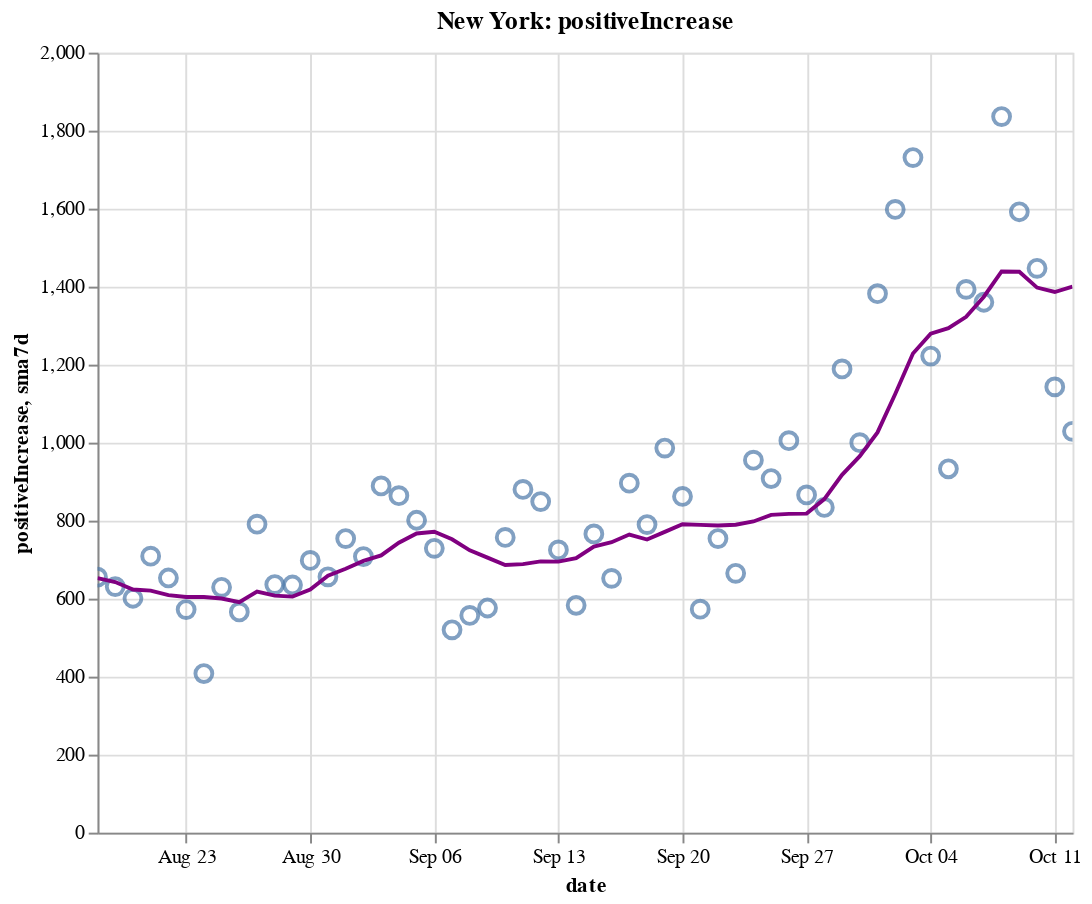

Write notebook code for a chart like this one.
### Code cell
create_plot(ny, 'positiveIncrease')

### Figure 1 — Vega-Lite specification as saved in the notebook (floating-point values rounded to 4 significant figures)
{"config": {"view": {"continuousWidth": 400, "continuousHeight": 300}}, "layer": [{"layer": [{"mark": {"type": "point", "size": 75}, "encoding": {"tooltip": [{"type": "temporal", "field": "date"}, {"type": "quantitative", "field": "positiveIncrease"}, {"type": "quantitative", "field": "sma7d"}], "x": {"type": "temporal", "field": "date"}, "y": {"type": "quantitative", "field": "positiveIncrease"}}, "selection": {"selector008": {"type": "interval", "bind": "scales", "encodings": ["x", "y"]}}}, {"mark": {"type": "line", "color": "purple"}, "encoding": {"x": {"type": "temporal", "field": "date"}, "y": {"type": "quantitative", "field": "sma7d"}}}]}, {"mark": {"type": "rule", "color": "#aaa"}, "encoding": {"x": {"type": "temporal", "field": "date"}}, "transform": [{"filter": {"selection": "selector007"}}]}, {"mark": "circle", "encoding": {"opacity": {"condition": {"value": 1, "selection": "selector007"}, "value": 0}, "tooltip": [{"type": "temporal", "field": "date"}, {"type": "quantitative", "field": "positiveIncrease"}, {"type": "quantitative", "field": "sma7d"}], "x": {"type": "temporal", "field": "date"}, "y": {"type": "quantitative", "field": "positiveIncrease"}}, "selection": {"selector007": {"type": "single", "encodings": ["x"], "on": "mouseover", "nearest": true, "empty": "none"}}}, {"mark": {"type": "text", "align": "left", "dx": 5, "dy": -5, "stroke": "white", "strokeWidth": 2}, "encoding": {"text": {"type": "quantitative", "field": "positiveIncrease"}, "tooltip": [{"type": "temporal", "field": "date"}, {"type": "quantitative", "field": "positiveIncrease"}, {"type": "quantitative", "field": "sma7d"}], "x": {"type": "temporal", "field": "date"}, "y": {"type": "quantitative", "field": "positiveIncrease"}}, "transform": [{"filter": {"selection": "selector007"}}]}, {"mark": {"type": "text", "align": "left", "dx": 5, "dy": -5}, "encoding": {"text": {"type": "quantitative", "field": "positiveIncrease"}, "tooltip": [{"type": "temporal", "field": "date"}, {"type": "quantitative", "field": "positiveIncrease"}, {"type": "quantitative", "field": "sma7d"}], "x": {"type": "temporal", "field": "date"}, "y": {"type": "quantitative", "field": "positiveIncrease"}}, "transform": [{"filter": {"selection": "selector007"}}]}], "data": {"name": "data-26b0023c154c0183d6d4ef3ff9d0346a"}, "height": 400, "title": "New York: positiveIncrease", "width": 500, "$schema": "https://vega.github.io/schema/vega-lite/v4.8.1.json", "datasets": {"data-26b0023c154c0183d6d4ef3ff9d0346a": [{"date": "2020-08-18T00:00:00", "totalTestResultsIncrease": 66890.0, "positiveIncrease": 655.0, "death": 25260.0, "deathIncrease": 8.0, "positiveRate": 0.01, "state": "New York", "sma7d": 652.6}, {"date": "2020-08-19T00:00:00", "totalTestResultsIncrease": 80420.0, "positiveIncrease": 631.0, "death": 25270.0, "deathIncrease": 6.0, "positiveRate": 0.008, "state": "New York", "sma7d": 642.7}, {"date": "2020-08-20T00:00:00", "totalTestResultsIncrease": 80980.0, "positiveIncrease": 601.0, "death": 25280.0, "deathIncrease": 5.0, "positiveRate": 0.007, "state": "New York", "sma7d": 623.3}, {"date": "2020-08-21T00:00:00", "totalTestResultsIncrease": 98880.0, "positiveIncrease": 709.0, "death": 25280.0, "deathIncrease": 3.0, "positiveRate": 0.007, "state": "New York", "sma7d": 620.7}, {"date": "2020-08-22T00:00:00", "totalTestResultsIncrease": 94850.0, "positiveIncrease": 653.0, "death": 25280.0, "deathIncrease": 4.0, "positiveRate": 0.007, "state": "New York", "sma7d": 609.1}, {"date": "2020-08-23T00:00:00", "totalTestResultsIncrease": 74040.0, "positiveIncrease": 572.0, "death": 25290.0, "deathIncrease": 6.0, "positiveRate": 0.008, "state": "New York", "sma7d": 604.1}, {"date": "2020-08-24T00:00:00", "totalTestResultsIncrease": 62030.0, "positiveIncrease": 408.0, "death": 25300.0, "deathIncrease": 7.0, "positiveRate": 0.007, "state": "New York", "sma7d": 604.1}, {"date": "2020-08-25T00:00:00", "totalTestResultsIncrease": 67260.0, "positiveIncrease": 629.0, "death": 25300.0, "deathIncrease": 2.0, "positiveRate": 0.009, "state": "New York", "sma7d": 600.4}, {"date": "2020-08-26T00:00:00", "totalTestResultsIncrease": 71190.0, "positiveIncrease": 566.0, "death": 25300.0, "deathIncrease": 8.0, "positiveRate": 0.008, "state": "New York", "sma7d": 591.1}, {"date": "2020-08-27T00:00:00", "totalTestResultsIncrease": 83440.0, "positiveIncrease": 791.0, "death": 25310.0, "deathIncrease": 4.0, "positiveRate": 0.009, "state": "New York", "sma7d": 618.3}, {"date": "2020-08-28T00:00:00", "totalTestResultsIncrease": 97830.0, "positiveIncrease": 636.0, "death": 25310.0, "deathIncrease": 3.0, "positiveRate": 0.007, "state": "New York", "sma7d": 607.9}, {"date": "2020-08-29T00:00:00", "totalTestResultsIncrease": 93870.0, "positiveIncrease": 635.0, "death": 25320.0, "deathIncrease": 7.0, "positiveRate": 0.007, "state": "New York", "sma7d": 605.3}, {"date": "2020-08-30T00:00:00", "totalTestResultsIncrease": 100000.0, "positiveIncrease": 698.0, "death": 25330.0, "deathIncrease": 8.0, "positiveRate": 0.007, "state": "New York", "sma7d": 623.3}, {"date": "2020-08-31T00:00:00", "totalTestResultsIncrease": 66240.0, "positiveIncrease": 656.0, "death": 25330.0, "deathIncrease": 1.0, "positiveRate": 0.01, "state": "New York", "sma7d": 658.7}, {"date": "2020-09-01T00:00:00", "totalTestResultsIncrease": 77000.0, "positiveIncrease": 754.0, "death": 25330.0, "deathIncrease": 3.0, "positiveRate": 0.01, "state": "New York", "sma7d": 676.6}, {"date": "2020-09-02T00:00:00", "totalTestResultsIncrease": 88450.0, "positiveIncrease": 708.0, "death": 25340.0, "deathIncrease": 5.0, "positiveRate": 0.008, "state": "New York", "sma7d": 696.9}, {"date": "2020-09-03T00:00:00", "totalTestResultsIncrease": 88980.0, "positiveIncrease": 889.0, "death": 25340.0, "deathIncrease": 7.0, "positiveRate": 0.01, "state": "New York", "sma7d": 710.9}, {"date": "2020-09-04T00:00:00", "totalTestResultsIncrease": 93400.0, "positiveIncrease": 864.0, "death": 25350.0, "deathIncrease": 5.0, "positiveRate": 0.009, "state": "New York", "sma7d": 743.4}, {"date": "2020-09-05T00:00:00", "totalTestResultsIncrease": 99760.0, "positiveIncrease": 801.0, "death": 25350.0, "deathIncrease": 2.0, "positiveRate": 0.008, "state": "New York", "sma7d": 767.1}, {"date": "2020-09-06T00:00:00", "totalTestResultsIncrease": 85630.0, "positiveIncrease": 729.0, "death": 25360.0, "deathIncrease": 9.0, "positiveRate": 0.009, "state": "New York", "sma7d": 771.6}, {"date": "2020-09-07T00:00:00", "totalTestResultsIncrease": 58860.0, "positiveIncrease": 520.0, "death": 25360.0, "deathIncrease": 2.0, "positiveRate": 0.009, "state": "New York", "sma7d": 752.1}, {"date": "2020-09-08T00:00:00", "totalTestResultsIncrease": 57830.0, "positiveIncrease": 557.0, "death": 25370.0, "deathIncrease": 6.0, "positiveRate": 0.01, "state": "New York", "sma7d": 724.0}, {"date": "2020-09-09T00:00:00", "totalTestResultsIncrease": 63230.0, "positiveIncrease": 576.0, "death": 25370.0, "deathIncrease": 3.0, "positiveRate": 0.009, "state": "New York", "sma7d": 705.1}, {"date": "2020-09-10T00:00:00", "totalTestResultsIncrease": 76810.0, "positiveIncrease": 757.0, "death": 25380.0, "deathIncrease": 7.0, "positiveRate": 0.01, "state": "New York", "sma7d": 686.3}, {"date": "2020-09-11T00:00:00", "totalTestResultsIncrease": 89720.0, "positiveIncrease": 880.0, "death": 25380.0, "deathIncrease": 5.0, "positiveRate": 0.01, "state": "New York", "sma7d": 688.6}, {"date": "2020-09-12T00:00:00", "totalTestResultsIncrease": 102900.0, "positiveIncrease": 849.0, "death": 25380.0, "deathIncrease": 2.0, "positiveRate": 0.008, "state": "New York", "sma7d": 695.4}, {"date": "2020-09-13T00:00:00", "totalTestResultsIncrease": 72670.0, "positiveIncrease": 725.0, "death": 25390.0, "deathIncrease": 6.0, "positiveRate": 0.01, "state": "New York", "sma7d": 694.9}, {"date": "2020-09-14T00:00:00", "totalTestResultsIncrease": 63360.0, "positiveIncrease": 583.0, "death": 25390.0, "deathIncrease": 4.0, "positiveRate": 0.009, "state": "New York", "sma7d": 703.9}, {"date": "2020-09-15T00:00:00", "totalTestResultsIncrease": 73680.0, "positiveIncrease": 766.0, "death": 25400.0, "deathIncrease": 11.0, "positiveRate": 0.01, "state": "New York", "sma7d": 733.7}, {"date": "2020-09-16T00:00:00", "totalTestResultsIncrease": 75090.0, "positiveIncrease": 652.0, "death": 25410.0, "deathIncrease": 5.0, "positiveRate": 0.009, "state": "New York", "sma7d": 744.6}, {"date": "2020-09-17T00:00:00", "totalTestResultsIncrease": 91500.0, "positiveIncrease": 896.0, "death": 25410.0, "deathIncrease": 3.0, "positiveRate": 0.01, "state": "New York", "sma7d": 764.4}, {"date": "2020-09-18T00:00:00", "totalTestResultsIncrease": 89730.0, "positiveIncrease": 790.0, "death": 25420.0, "deathIncrease": 10.0, "positiveRate": 0.009, "state": "New York", "sma7d": 751.6}, {"date": "2020-09-19T00:00:00", "totalTestResultsIncrease": 110400.0, "positiveIncrease": 986.0, "death": 25420.0, "deathIncrease": 2.0, "positiveRate": 0.009, "state": "New York", "sma7d": 771.1}, {"date": "2020-09-20T00:00:00", "totalTestResultsIncrease": 100400.0, "positiveIncrease": 862.0, "death": 25430.0, "deathIncrease": 2.0, "positiveRate": 0.009, "state": "New York", "sma7d": 790.7}, {"date": "2020-09-21T00:00:00", "totalTestResultsIncrease": 58320.0, "positiveIncrease": 573.0, "death": 25430.0, "deathIncrease": 1.0, "positiveRate": 0.01, "state": "New York", "sma7d": 789.3}, {"date": "2020-09-22T00:00:00", "totalTestResultsIncrease": 84000.0, "positiveIncrease": 754.0, "death": 25430.0, "deathIncrease": 4.0, "positiveRate": 0.009, "state": "New York", "sma7d": 787.6}, {"date": "2020-09-23T00:00:00", "totalTestResultsIncrease": 70930.0, "positiveIncrease": 665.0, "death": 25440.0, "deathIncrease": 5.0, "positiveRate": 0.009, "state": "New York", "sma7d": 789.4}, {"date": "2020-09-24T00:00:00", "totalTestResultsIncrease": 92950.0, "positiveIncrease": 955.0, "death": 25440.0, "deathIncrease": 2.0, "positiveRate": 0.01, "state": "New York", "sma7d": 797.9}, {"date": "2020-09-25T00:00:00", "totalTestResultsIncrease": 94820.0, "positiveIncrease": 908.0, "death": 25450.0, "deathIncrease": 7.0, "positiveRate": 0.01, "state": "New York", "sma7d": 814.7}, {"date": "2020-09-26T00:00:00", "totalTestResultsIncrease": 99950.0, "positiveIncrease": 1005.0, "death": 25450.0, "deathIncrease": 4.0, "positiveRate": 0.01, "state": "New York", "sma7d": 817.4}, {"date": "2020-09-27T00:00:00", "totalTestResultsIncrease": 84770.0, "positiveIncrease": 866.0, "death": 25460.0, "deathIncrease": 6.0, "positiveRate": 0.01, "state": "New York", "sma7d": 818.0}, {"date": "2020-09-28T00:00:00", "totalTestResultsIncrease": 52940.0, "positiveIncrease": 834.0, "death": 25470.0, "deathIncrease": 12.0, "positiveRate": 0.016, "state": "New York", "sma7d": 855.3}, {"date": "2020-09-29T00:00:00", "totalTestResultsIncrease": 88230.0, "positiveIncrease": 1189.0, "death": 25470.0, "deathIncrease": 2.0, "positiveRate": 0.013, "state": "New York", "sma7d": 917.4}, {"date": "2020-09-30T00:00:00", "totalTestResultsIncrease": 97960.0, "positiveIncrease": 1000.0, "death": 25480.0, "deathIncrease": 9.0, "positiveRate": 0.01, "state": "New York", "sma7d": 965.3}, {"date": "2020-10-01T00:00:00", "totalTestResultsIncrease": 109200.0, "positiveIncrease": 1382.0, "death": 25490.0, "deathIncrease": 11.0, "positiveRate": 0.013, "state": "New York", "sma7d": 1026.0}, {"date": "2020-10-02T00:00:00", "totalTestResultsIncrease": 119500.0, "positiveIncrease": 1598.0, "death": 25500.0, "deathIncrease": 7.0, "positiveRate": 0.013, "state": "New York", "sma7d": 1125.0}, {"date": "2020-10-03T00:00:00", "totalTestResultsIncrease": 134300.0, "positiveIncrease": 1731.0, "death": 25500.0, "deathIncrease": 8.0, "positiveRate": 0.013, "state": "New York", "sma7d": 1229.0}, {"date": "2020-10-04T00:00:00", "totalTestResultsIncrease": 110300.0, "positiveIncrease": 1222.0, "death": 25520.0, "deathIncrease": 14.0, "positiveRate": 0.011, "state": "New York", "sma7d": 1279.0}, {"date": "2020-10-05T00:00:00", "totalTestResultsIncrease": 76400.0, "positiveIncrease": 933.0, "death": 25530.0, "deathIncrease": 8.0, "positiveRate": 0.012, "state": "New York", "sma7d": 1294.0}, {"date": "2020-10-06T00:00:00", "totalTestResultsIncrease": 96360.0, "positiveIncrease": 1393.0, "death": 25540.0, "deathIncrease": 9.0, "positiveRate": 0.014, "state": "New York", "sma7d": 1323.0}, {"date": "2020-10-07T00:00:00", "totalTestResultsIncrease": 108200.0, "positiveIncrease": 1360.0, "death": 25540.0, "deathIncrease": 9.0, "positiveRate": 0.013, "state": "New York", "sma7d": 1374.0}, {"date": "2020-10-08T00:00:00", "totalTestResultsIncrease": 145800.0, "positiveIncrease": 1836.0, "death": 25560.0, "deathIncrease": 10.0, "positiveRate": 0.013, "state": "New York", "sma7d": 1439.0}, {"date": "2020-10-09T00:00:00", "totalTestResultsIncrease": 139300.0, "positiveIncrease": 1592.0, "death": 25560.0, "deathIncrease": 6.0, "positiveRate": 0.011, "state": "New York", "sma7d": 1438.0}, {"date": "2020-10-10T00:00:00", "totalTestResultsIncrease": 134600.0, "positiveIncrease": 1447.0, "death": 25570.0, "deathIncrease": 8.0, "positiveRate": 0.011, "state": "New York", "sma7d": 1398.0}, {"date": "2020-10-11T00:00:00", "totalTestResultsIncrease": 118300.0, "positiveIncrease": 1143.0, "death": 25570.0, "deathIncrease": 5.0, "positiveRate": 0.01, "state": "New York", "sma7d": 1386.0}, {"date": "2020-10-12T00:00:00", "totalTestResultsIncrease": 91790.0, "positiveIncrease": 1029.0, "death": 25590.0, "deathIncrease": 13.0, "positiveRate": 0.011, "state": "New York", "sma7d": 1400.0}]}}
